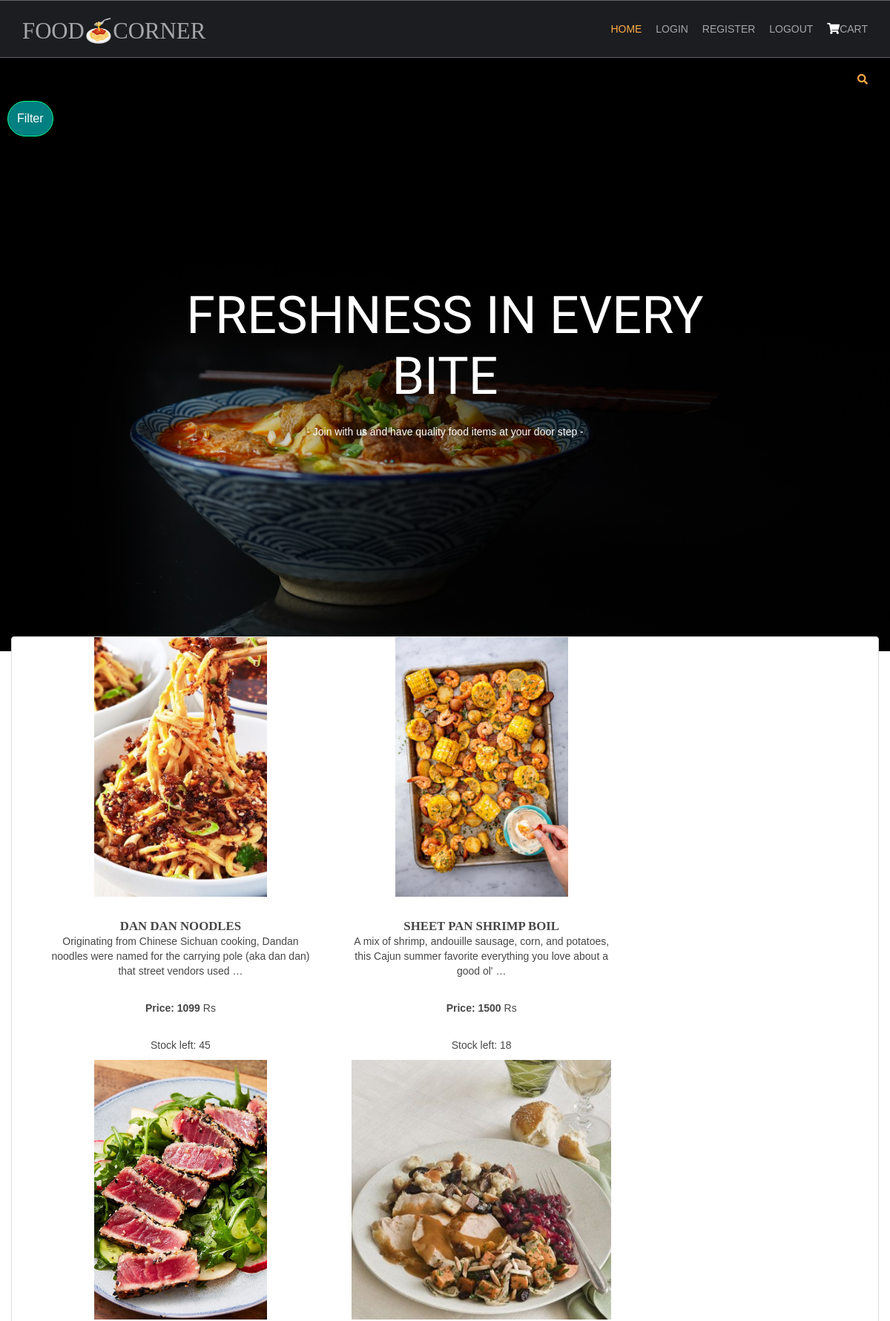
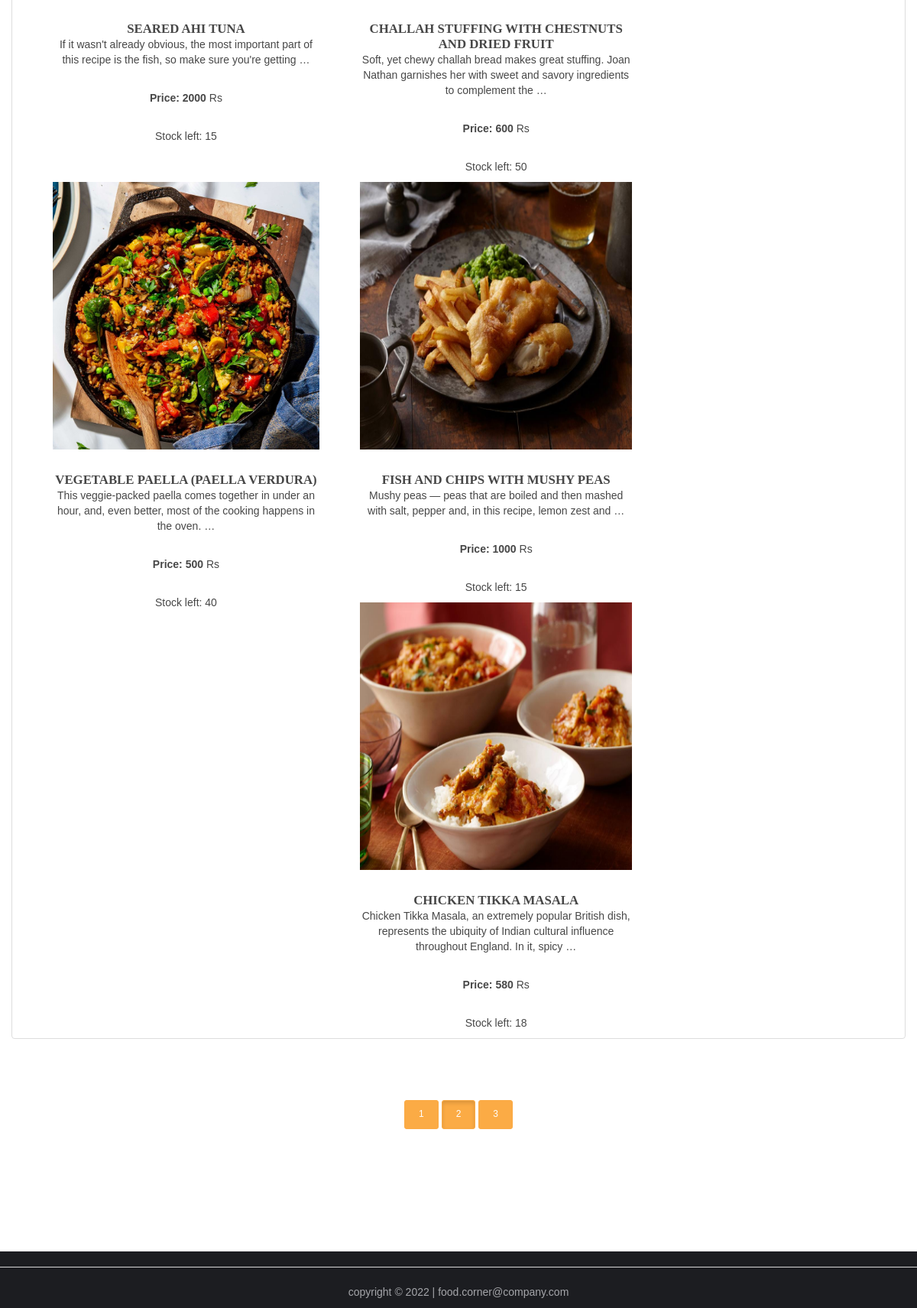
Screenshot of /?page=2 with the database file from the repository (2 pictures, top to bottom).
### shop/models.py (models this page shows, shortened)
class Products(models.Model):
    name = models.CharField(max_length=150,unique=True)
    slug = models.SlugField(max_length=250,unique=True)
    img = models.ImageField(upload_to='product')
    desc = models.TextField()
    stock = models.IntegerField()
    available = models.BooleanField()
    price = models.IntegerField()
    category = models.ForeignKey(Categ,on_delete=models.CASCADE)
    def get_url(self):
        return reverse('details',args=[self.category.slug,self.slug])

### shop/views.py (the view)
# urls.py: path('',views.home, name='hm'),
def home(request,c_slug = None):
    c_page = None
    prodt = None
    if c_slug != None:
        c_page = get_object_or_404 (Categ,slug=c_slug)
        prodt = Products.objects.filter(category=c_page,available=True)
    else:
        prodt = Products.objects.all().filter(available=True)
    cat = Categ.objects.all()
    paginator = Paginator(prodt,7)
    try:
        page = int(request.GET.get('page','1'))
    except:
        page =1
    try:
        pro = paginator.page(page)
    except(EmptyPage,InvalidPage):
        pro = paginator.page(paginator.num_pages)
    return render(request,'index.html',{'pr':prodt , 'ct':cat,'pg':pro})

### cart/context_processor.py (called while the page is built)
def count(request):
    item_count = 0
    if 'admin' in request.path:
        return {}
    else:
        try:
            ct = CartList.objects.filter(cart_id=c_id(request))
            cti = Items.objects.all().filter(cart=ct[:1])
            for c in cti:
                item_count += c.quan
        except CartList.DoesNotExist:
            item_count = 0
        return dict(itc=item_count)

### cart/views.py (called while the page is built)
def c_id(request):
    ct_id = request.session.session_key
    if not ct_id:
        ct_id = request.session.create()
    return ct_id

### shop/models.py (called while the page is built)
    def get_url(self):
        return reverse('prod_cat',args=[self.slug])

### template/index.html (shortened to what this page needs)
{% extends 'base.html' %}
{% load static %}
{% block content %}
<html lang="">
<head>
  <link href="{% static 'hm/layout/styles/layout.css' %}" rel="stylesheet" type="text/css" media="all">
</head>
<body id="top">
  <div class="abcd" style="background-image:url({% static 'hm/images/demo/backgrounds/bg2.jpg' %});">
    <div class="wrapper row0">
      <div id="topbar" class="hoc clear">
        <div class="fl_right">
          <ul class="nospace">
            <li id="searchform">
            </li>
          </ul>
        </div>
      </div>
    </div>
    <div class="dropdown">
      <button class="dropbtn">Filter</button>
    </div>
    <div id="pageintro" class="hoc clear">
      <article>
        <h3 class="#" id="headiing">Freshness in every bite </h3>
        <p>- Join with us and have quality food items at your door step -</p>
      </article>
    </div>
  </div>
  <div class="wrapper row3">
    <div class="container">
    <main class="hoc container clear">
        <section id="introblocks">
          <div class="row">
            <ul class="nospace group btmspace-80 thumbnail">
            {% for i in pg.object_list %}
            <li class="one_third">
              <figure>
                <a class="imgover" href="{{i.get_url}}"><img src="{{i.img.url}}" alt=""
                  style="height:350 ; width:auto;"></a>
                  <figcaption>
                  <h6 class="heading">{{i.name}}</h6>
                  <p>{{i.desc|truncatewords:20}}</p>
                  <br>
                  <p><b>Price: {{i.price}}</b> Rs</p>
                  <br>
                  <p>Stock left: {{i.stock}}</p>
                </figcaption>
              </figure>
            </li>
            {% endfor %}
          </ul>
          </div>
        </section>
        <center>
          {% for p in pg.paginator.page_range %}
          <a href="?page={{p}}" class="btn btn-light btn-sm {% if pg.number == p %} active {% endif %}">{{p}}</a>
          {% endfor %}
        </center>
      </div>
    </div>
      <hr class="btmspace-5">
      <footer class="center"><p>copyright 	&#169; 2022 | food.corner@company.com</p></footer>
</body>
</html>
{% endblock %}

### static/hm/layout/styles/layout.css (style rules this page uses)
#topbar { padding: 20px 0; font-size: 0.8rem; text-transform: uppercase; }
#topbar ul li { display: inline-block; margin-right: 15px; }
#topbar ul li:last-child { margin-right: 0; padding-right: 0; border-right: none; }
#topbar #searchform { position: relative; line-height: 1; z-index: 9999; }
#topbar #searchform::after { display: block; height: 18px; line-height: 18px; padding: 0; font-family: "Font Awesome\ 5 Free"; font-weight: 900; font-size: 1rem; content: "\f002" ; }
#topbar #searchform ::placeholder { text-transform: capitalize; }
#pageintro { padding: 200px 0 300px; }
#pageintro article, #pageintro article p { display: block; max-width: 75%; margin: 0 auto; text-align: center; }
#pageintro article p { max-width: 65%; line-height: 2rem; }
.container { padding: 80px 0; }
#introblocks { display: block; position: relative; margin: -180px 0 0 0; z-index: 1; text-align: center; }
#introblocks figure figcaption { display: block; padding: 30px 0 0 0; text-align: center; }
#introblocks figure figcaption .heading { font-size: 1.2rem; font-weight: 700; margin-bottom: 0; }
*, *::before, *::after { transition: all 0.3s ease-in-out; }
body { color: #a5a6aa; background-color: #1c1d21; }
a { color: #fbab45; }
hr, .borderedbox { border-color: #d7d7d7; }
.btn, .btn.inverse:hover { color: #ffffff; background-color: #fbab45; border-color: #fbab45; }
.imgover, .imgover:hover::after { color: #ffffff; }
.row3 { color: #474747; background-color: #ffffff; }
#topbar #searchform { color: #fbab45; }
#pageintro { color: #ffffff; }
@media screen and (min-width: 1140px) { .hoc { max-width: 1140px; } }

### static/hm/layout/styles/framework.css (style rules this page uses)
html { overflow-y:scroll; overflow-x:hidden; }
html, body { margin:0; padding:0; font-size:14px; line-height:1.6em; }
*, *::before, *::after { box-sizing:border-box; }
.center { text-align:center; }
.nospace { margin:0; padding:0; list-style:none; }
.btn { display:inline-block; padding:8px 18px 10px; text-transform:uppercase; border:1px solid; }
.clear, .group { display:block; }
.clear::before, .clear::after, .group::before, .group::after { display:table; content:""; }
.clear, .clear::after, .group, .group::after { clear:both; }
a { outline:none; text-decoration:none; }
.fl_right, .imgr { float:right; }
img { width:auto; max-width:100%; height:auto; margin:0; padding:0; border:none; line-height:normal; vertical-align:middle; }
.imgover { display:inline-block; position:relative; max-width:100%; }
.imgover::before, .imgover::after { display:block; position:absolute; content:""; text-align:center; opacity:0; }
.imgover::before { top:0; right:0; bottom:0; left:0; }
.imgover::after { top:50%; left:50%; width:50px; height:50px; line-height:50px; margin:-25px 0 0 -25px; font-family:"Font Awesome\ 5 Free"; font-weight:900; content:"\f067"; font-size:28px; }
body, input, textarea, select { font-family:Verdana, Geneva, sans-serif; }
h1, h2, h3, h4, h5, h6, .heading { font-family:Georgia, "Times New Roman", Times, serif; }
label, input, textarea, select, button { display:block; resize:none; outline:none; color:inherit; font-size:inherit; font-family:inherit; vertical-align:middle; }
::placeholder { opacity:1; }
h1, h2, h3, h4, h5, h6, .heading { margin:0 0 20px 0; font-size:1.4rem; line-height:normal; font-weight:normal; text-transform:uppercase; }
hr { display:block; width:100%; height:1px; border:solid; border-width:1px 0 0 0; }
.wrapper { display:block; position:relative; width:100%; margin:0; padding:0; text-align:left; word-wrap:break-word; }
.hoc { display:block; margin:0 auto; }
address, article, aside, figcaption, figure, footer, header, main, nav, section { display:block; margin:0; padding:0; }
.one_half, .one_third, .two_third, .one_quarter, .two_quarter, .three_quarter { display:inline-block; float:left; margin:0 0 0 4.21052%; list-style:none; }
.one_third { width:30.52631%; }
.btmspace-80 { margin-bottom:80px; }

### template/index.html (style rules this page uses)
#headiing { font-family: 'Kalam', cursive; font-size:5em; padding-bottom: 0px; padding-top: 0px; }
.dropbtn { background-color: teal; color: white; padding: 12px; font-size: 16px; border: 1px solid rgb(0, 248, 132); border-radius: 50px; cursor: pointer; }
.dropdown { position: relative; display: inline-block; padding-left: 10px; }
.abcd { height: 100%; background-position: center; background-repeat: no-repeat; background-size: cover; }

### rows the page displays
Products: img (picture), name "DAN DAN NOODLES", desc "Originating from Chinese Sichuan cooking, Dandan noodles were named for the carrying pole (aka dan dan) that street vendors used …", price "1099", stock "45"
Products: img (picture), name "SHEET PAN SHRIMP BOIL", desc "A mix of shrimp, andouille sausage, corn, and potatoes, this Cajun summer favorite everything you love about a good ol' …", price "1500", stock "18"
Products: img (picture), name "SEARED AHI TUNA", desc "If it wasn't already obvious, the most important part of this recipe is the fish, so make sure you're getting …", price "2000", stock "15"
Products: img (picture), name "CHALLAH STUFFING WITH CHESTNUTS AND DRIED FRUIT", desc "Soft, yet chewy challah bread makes great stuffing. Joan Nathan garnishes her with sweet and savory ingredients to complement the …", price "600", stock "50"
Products: img (picture), name "VEGETABLE PAELLA (PAELLA VERDURA)", desc "This veggie-packed paella comes together in under an hour, and, even better, most of the cooking happens in the oven. …", price "500", stock "40"
Products: img (picture), name "FISH AND CHIPS WITH MUSHY PEAS", desc "Mushy peas — peas that are boiled and then mashed with salt, pepper and, in this recipe, lemon zest and …", price "1000", stock "15"
Products: img (picture), name "CHICKEN TIKKA MASALA", desc "Chicken Tikka Masala, an extremely popular British dish, represents the ubiquity of Indian cultural influence throughout England. In it, spicy …", price "580", stock "18"

### other values shown
{{ p }} "1" "2" "3"
